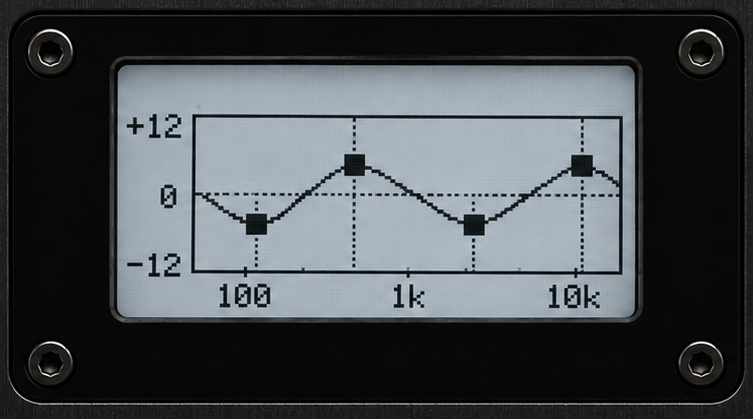
#> input picture docs/assets/LCD_fige.png, 753 x 419 px
$ python clean_lcd_bezel.py
#> lines starting #> are read from the running program, lines starting #| are printed output that depends on the picture
#!/usr/bin/env python3
"""Bezel LCD nettoye pour le mockup EQ.

Part l'image Figma `docs/assets/LCD_fige.png` (LCD avec courbe, handles et
pointilles dessines) et produit `docs/assets/LCD_bezel.png` : la MEME image
mais avec l'interieur du plot vide (verre reconstruit), pret a recevoir la
partie dynamique dessinee en code (courbe, handles, pointilles verticaux).

Ce qui est PRESERVE (statique, vit dans l'image) :
  - le bezel metal + vis, la vitre et sa texture
  - le cadre du plot (3 px)
  - les labels +12 / 0 / -12 et 100 / 1k / 10k

Ce qui est EFFACE (dynamique, sera dessine en code) :
  - la courbe, les 4 handles carres, les pointilles verticaux
  - la ligne 0 dB pointillee (son rythme, dessine a la main dans la
    maquette, est irregulier ; le code la redessine proprement)

Le remplissage reconstruit le verre : mediane par ligne (le verre a un
degrade vertical) + texture residuelle tuilee depuis une zone propre.
"""

from pathlib import Path

import numpy as np
from PIL import Image

HERE = Path(__file__).resolve().parent
SRC = HERE.parent / "docs" / "assets" / "LCD_fige.png"
OUT = HERE.parent / "docs" / "assets" / "LCD_bezel.png"

# Geometrie mesuree au pixel sur LCD_fige.png
PLOT = dict(x0=198, x1=618, y0=119, y1=270)   # interieur du cadre

# Zone propre (verre sans rien dessus) pour echantillonner la texture :
# en haut a droite du plot, au-dessus de la courbe et loin des pointilles
# verticaux (x 256 / 354 / 474 / 582).
TEXTURE_PATCH = (480, 122, 570, 158)            # x0, y0, x1, y1


def glass_fill(img: np.ndarray) -> np.ndarray:
    """Remplit l'interieur du plot avec le verre reconstruit.

    1. mediane par ligne -> le degrade vertical du verre
    2. + texture residuelle (original - mediane) tuilee en miroir
    """
    x0, x1, y0, y1 = PLOT["x0"], PLOT["x1"], PLOT["y0"], PLOT["y1"]
    inner = img[y0:y1, x0:x1]
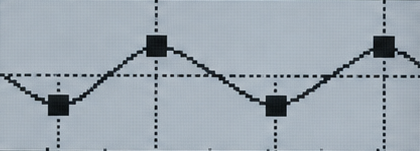
#> inner: shape (151, 420, 3); mean R, G, B 158.2, 169.1, 178.7
    lum = inner.mean(axis=2)

    # La mediane par ligne ne doit compter que le verre (pas l'encre) :
    # on prend les pixels clairs de chaque ligne.
    row_med = np.zeros((y1 - y0, 3))
    for i in range(y1 - y0):
        row = inner[i]
        bright = row[lum[i] > 110]
        row_med[i] = np.median(bright, axis=0) if len(bright) else 160.0
#> after the loop, row_med = 151 rows, first 8: [172, 184, 193], [166, 178, 189], [166, 178, 189], [168, 179, 189], [169, 180, 190], [167, 178, 188], [168, 179.5, 190], [170, 181, 191]

    # Texture residuelle depuis une zone propre de la vitre
    tx0, ty0, tx1, ty1 = TEXTURE_PATCH
    patch = img[ty0:ty1, tx0:tx1].astype(float)
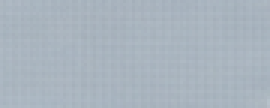
#> patch: shape (36, 90, 3) float64 (shown 3 times larger); mean R, G, B 169.3, 180.5, 190.7
    patch_lum = patch.mean(axis=2)
    # residu = ecart a la mediane de chaque ligne du patch (meme logique)
    patch_res = np.zeros_like(patch)
    for i in range(patch.shape[0]):
        bright = patch[i][patch_lum[i] > 110]
        med = np.median(bright, axis=0) if len(bright) else patch[i].mean(axis=0)
        patch_res[i] = patch[i] - med
#> this loop made 36 passes
#> med on passes 1 to 12: [169, 180, 191], [169.5, 180, 190.5], [168, 179, 190], [168, 179, 189.5], [170, 181, 192], [168.5, 179.5, 189], [168, 178, 188], [170, 181, 191], [168, 179, 190], [168, 179.5, 189], [170, 181, 191], [169, 180, 190]
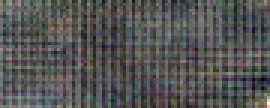
#> patch_res: shape (36, 90, 3) float64 (shown 3 times larger); mean R, G, B 0.0256, -0.000309, -0.0204; drawn with min black and max white

    # Tuilage miroir pour eviter les coutures
    ph, pw = patch_res.shape[:2]
#> ph = 36; pw = 90
    fill = np.zeros_like(inner, dtype=float)
    for i in range(y1 - y0):
        base = row_med[i]
        # index miroir dans le patch
        py = i % (2 * ph)
        py = py if py < ph else 2 * ph - 1 - py
        row_res = patch_res[py]
        # repetition horizontale miroir
        tile = np.resize(row_res, (x1 - x0, 3))
        fill[i] = np.clip(base + tile, 0, 255)
#> this loop made 151 passes
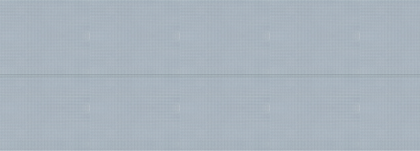
#> fill: shape (151, 420, 3) float64; mean R, G, B 168.6, 179.9, 189.9

    return fill.astype(np.uint8)


def main() -> None:
    im = Image.open(SRC).convert("RGB")
    img = np.array(im)

    x0, x1, y0, y1 = PLOT["x0"], PLOT["x1"], PLOT["y0"], PLOT["y1"]
    fill = glass_fill(img)
    img[y0:y1, x0:x1] = fill
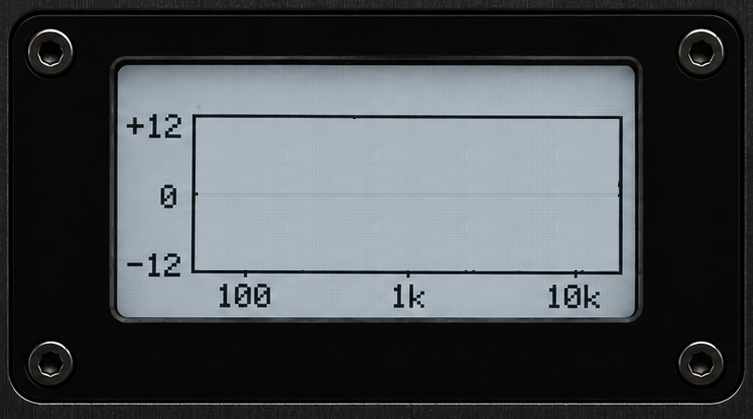
#> img: shape (419, 753, 3); mean R, G, B 73.6, 78.1, 81.9

    Image.fromarray(img).save(OUT)
    print(f"OK {OUT} ({im.size[0]}x{im.size[1]})")
#| OK docs/assets/LCD_bezel.png (753x419)


if __name__ == "__main__":
    main()
